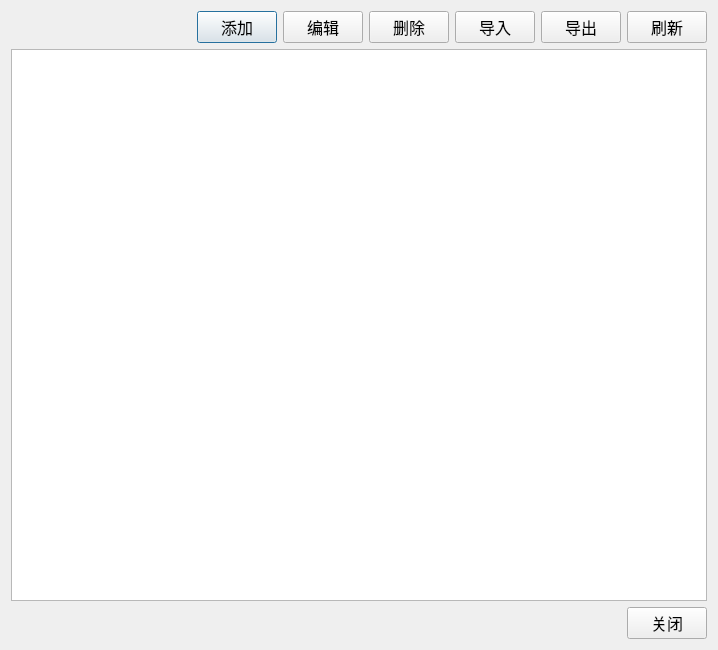
<?xml version="1.0" encoding="UTF-8"?>
<ui version="4.0">
 <class>RecipeSettingDialog</class>
 <widget class="QDialog" name="RecipeSettingDialog">
  <property name="geometry">
   <rect>
    <x>0</x>
    <y>0</y>
    <width>718</width>
    <height>650</height>
   </rect>
  </property>
  <property name="windowTitle">
   <string>程式管理</string>
  </property>
  <layout class="QGridLayout" name="gridLayout">
   <item row="0" column="0">
    <layout class="QVBoxLayout" name="verticalLayout">
     <item>
      <layout class="QHBoxLayout" name="horizontalLayout_2">
       <item>
        <spacer name="horizontalSpacer_2">
         <property name="orientation">
          <enum>Qt::Horizontal</enum>
         </property>
         <property name="sizeHint" stdset="0">
          <size>
           <width>40</width>
           <height>20</height>
          </size>
         </property>
        </spacer>
       </item>
       <item>
        <widget class="QPushButton" name="pushButton_addRecipe">
         <property name="font">
          <font>
           <family>微软雅黑</family>
           <pointsize>12</pointsize>
          </font>
         </property>
         <property name="text">
          <string>添加</string>
         </property>
        </widget>
       </item>
       <item>
        <widget class="QPushButton" name="pushButton_editRecipe">
         <property name="font">
          <font>
           <family>微软雅黑</family>
           <pointsize>12</pointsize>
          </font>
         </property>
         <property name="text">
          <string>编辑</string>
         </property>
        </widget>
       </item>
       <item>
        <widget class="QPushButton" name="pushButton_deleteRecipe">
         <property name="font">
          <font>
           <family>微软雅黑</family>
           <pointsize>12</pointsize>
          </font>
         </property>
         <property name="text">
          <string>删除</string>
         </property>
        </widget>
       </item>
       <item>
        <widget class="QPushButton" name="pushButton_importRecipe">
         <property name="font">
          <font>
           <family>微软雅黑</family>
           <pointsize>12</pointsize>
          </font>
         </property>
         <property name="text">
          <string>导入</string>
         </property>
        </widget>
       </item>
       <item>
        <widget class="QPushButton" name="pushButton_exportRecipe">
         <property name="font">
          <font>
           <family>微软雅黑</family>
           <pointsize>12</pointsize>
          </font>
         </property>
         <property name="text">
          <string>导出</string>
         </property>
        </widget>
       </item>
       <item>
        <widget class="QPushButton" name="pushButton_refreshTable">
         <property name="font">
          <font>
           <family>微软雅黑</family>
           <pointsize>12</pointsize>
          </font>
         </property>
         <property name="text">
          <string>刷新</string>
         </property>
        </widget>
       </item>
      </layout>
     </item>
     <item>
      <widget class="QTableView" name="tableView"/>
     </item>
     <item>
      <layout class="QHBoxLayout" name="horizontalLayout">
       <item>
        <spacer name="horizontalSpacer">
         <property name="orientation">
          <enum>Qt::Horizontal</enum>
         </property>
         <property name="sizeHint" stdset="0">
          <size>
           <width>40</width>
           <height>20</height>
          </size>
         </property>
        </spacer>
       </item>
       <item>
        <widget class="QPushButton" name="pushButton_close">
         <property name="font">
          <font>
           <family>微软雅黑</family>
           <pointsize>12</pointsize>
          </font>
         </property>
         <property name="text">
          <string>关闭</string>
         </property>
        </widget>
       </item>
      </layout>
     </item>
    </layout>
   </item>
  </layout>
 </widget>
 <tabstops>
  <tabstop>pushButton_addRecipe</tabstop>
  <tabstop>pushButton_editRecipe</tabstop>
  <tabstop>pushButton_deleteRecipe</tabstop>
  <tabstop>pushButton_refreshTable</tabstop>
  <tabstop>pushButton_close</tabstop>
 </tabstops>
 <resources/>
 <connections/>
</ui>
